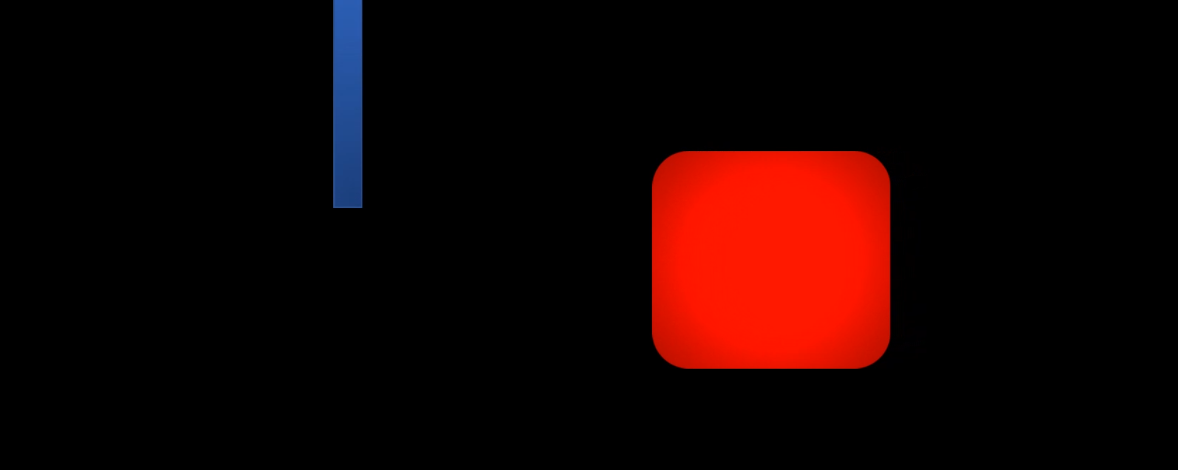
#> input picture Testes/base.png, 1178 x 470 px
$ jupyter execute --allow-errors TestesParte1PS.ipynb   (shell and % lines are left out)
#> lines starting #> are read from the running program, lines starting #| are printed output that depends on the picture; after the words box and inside, x2 and y2 are one past the last pixel; in counts of white or black regions, pixels touching at a corner belong together
[cell 1]
import cv2
from matplotlib import pyplot as plt
import numpy as np

[cell 2]
image_base = cv2.imread('base.png')
#> image_base is the input picture: shape (470, 1178, 3); mean B, G, R 1.7, 2.9, 22.7
image_base = cv2.cvtColor(image_base, cv2.COLOR_BGR2RGB)

plt.figure(figsize = (10,10))
plt.imshow(image_base); plt.show();

# Teste corte contorno

[cell 3]
img_hsv = cv2.cvtColor(image_base, cv2.COLOR_BGR2HSV)

image_lower = np.array([0, 150, 50])
image_upper = np.array([255, 255, 255])
mask_hsv = cv2.inRange(img_hsv, image_lower, image_upper)
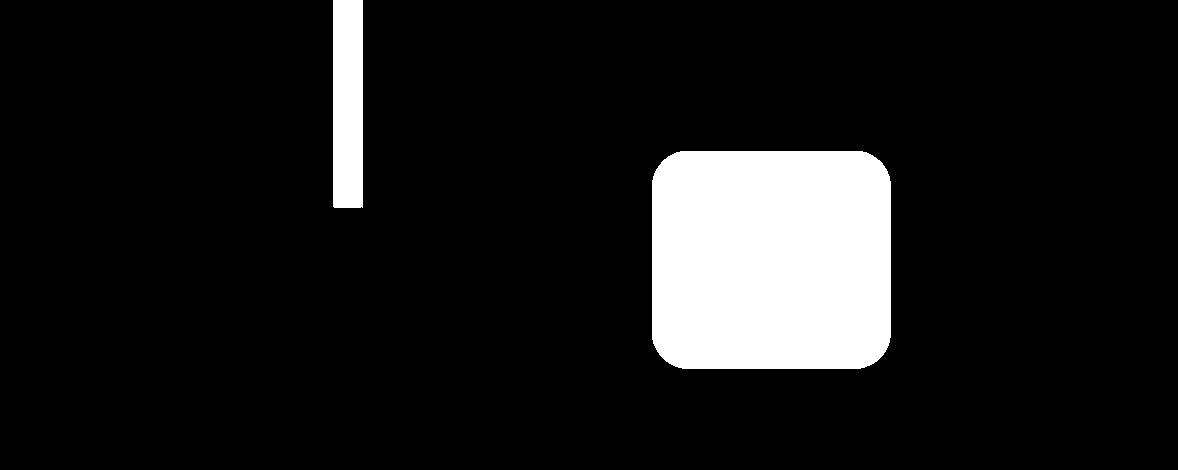
#> mask_hsv: shape (470, 1178); 10.3% white; 2 white regions

contornos, _ = cv2.findContours(mask_hsv, cv2.RETR_TREE, cv2.CHAIN_APPROX_SIMPLE)
#> contornos = 2 contours; box (x1, y1, x2, y2) and area: (652, 151, 891, 369) 50590, (333, 0, 363, 208) 6002

mask_rgb = cv2.cvtColor(mask_hsv, cv2.COLOR_GRAY2RGB)
contornos_img = mask_rgb.copy() # Cópia da máscara para ser desenhada "por cima"
cv2.drawContours(contornos_img, contornos, -1, [255, 0, 0], 5);
plt.figure(figsize = (10,10))
plt.imshow(contornos_img);

# Teste dilatação + erosão

[cell 4]
#carregamos a imagem, convertemos para níveis de cinza e a borramos levemente
quadradoSeparado = cv2.cvtColor(mask_hsv, cv2.COLOR_BGR2RGB)
gray = cv2.cvtColor(quadradoSeparado, cv2.COLOR_BGR2GRAY)

#calculamos as arestas e realizamos uma dilatação + erosão para fechar
#eventuais gaps entre as arestas dos objetos
edged = cv2.Canny(gray, 50, 150)
dilate = cv2.dilate(edged, None, iterations=2)
erode = cv2.erode(dilate, None, iterations=1)

plt.figure(figsize = (20,15))
plt.subplot(2, 2, 1), plt.imshow(gray, 'gray'), plt.title('gray')
plt.subplot(2, 2, 2), plt.imshow(edged, 'gray'), plt.title('edged')
plt.subplot(2, 2, 3), plt.imshow(dilate, 'gray'), plt.title('dilate')
plt.subplot(2, 2, 4), plt.imshow(erode, 'gray'), plt.title('erode')
plt.show();

# Pega contorno na imagem

[cell 5]
cnts, _ = cv2.findContours(erode.copy(),cv2.RETR_EXTERNAL,cv2.CHAIN_APPROX_SIMPLE)
#> cnts = 2 contours; box (x1, y1, x2, y2) and area: (650, 149, 892, 370) 51936, (331, 0, 364, 209) 888

(cnts, boundingBoxes) = zip(*sorted(zip(cnts, [cv2.boundingRect(c) for c in cnts]), key=lambda b: b[1][0], reverse=False))
#> boundingBoxes = ((331, 0, 33, 209), (650, 149, 242, 221))

# Teste na imagem

[cell 6]
orig = image_base.copy()

#Percorre todos os contornos
for c in cnts:


  # se o contorno não é suficientemente grande, ignorá-lo
    if cv2.contourArea(c) > 1:
        area = cv2.contourArea(c)
        print(area)
        box = cv2.minAreaRect(c)
        box = cv2.boxPoints(box)
        box = np.array(box, dtype="int")

        cv2.drawContours(orig, [box.astype("int")], -1, (0, 255, 0), 2)
#> this loop made 2 passes
#> (area, box) on passes 1 to 2: (888.5, [[363, 208], [331, 208], [331, 0], [363, 0]]), (51936, [[890, 368], [649, 368], [649, 149], [890, 149]])
#> (printed output is left out)


plt.figure(figsize = (10,10))
plt.imshow(orig); plt.show();

# teste todas as celulas juntas

[cell 7]
import cv2
from matplotlib import pyplot as plt
import numpy as np

# antes da barreira
image_base = cv2.imread('base.png')
img_hsv = cv2.cvtColor(image_base.copy(), cv2.COLOR_BGR2HSV)
image_base = cv2.cvtColor(image_base, cv2.COLOR_BGR2RGB)

[cell 8]
import cv2
from matplotlib import pyplot as plt
import numpy as np

# depois da barreira
image_base = cv2.imread('basep.png')
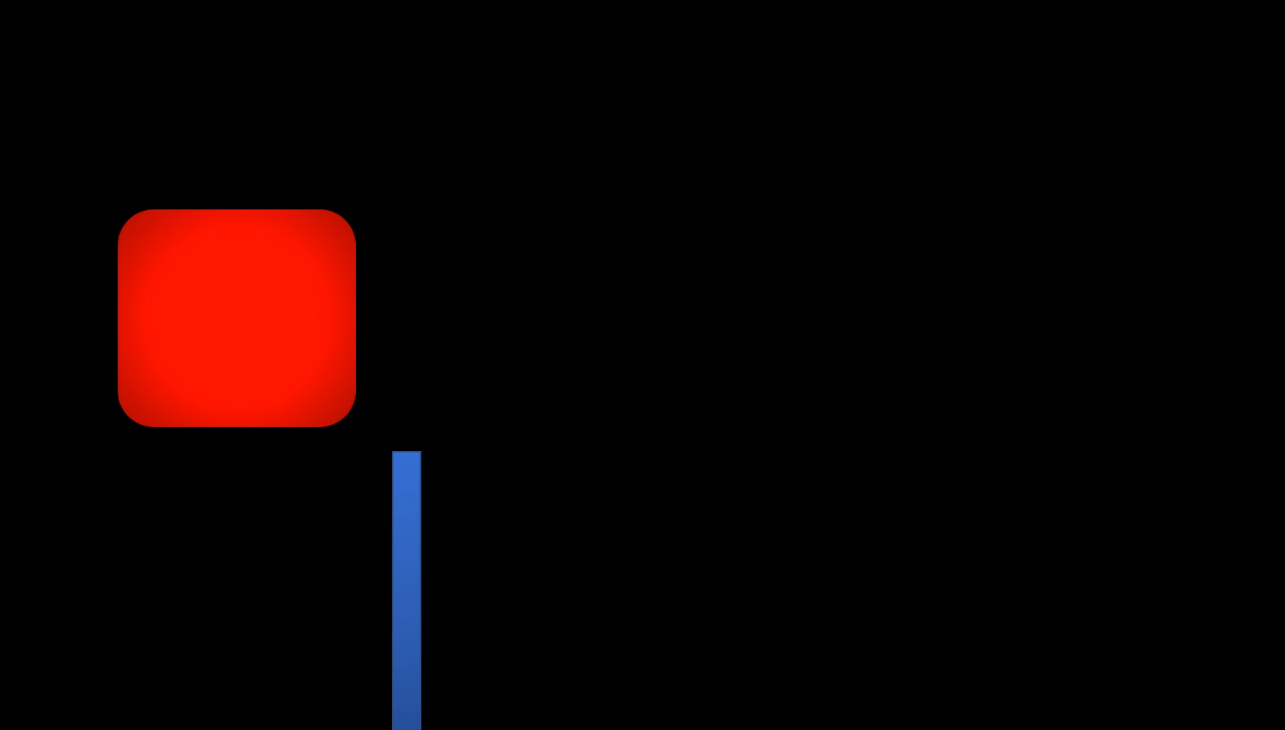
#> input picture Testes/baseP.png, 1285 x 730 px, found by its file name
#> image_base is the input picture: shape (730, 1285, 3); mean B, G, R 2.5, 2, 14.5
img_hsv = cv2.cvtColor(image_base.copy(), cv2.COLOR_BGR2HSV)
image_base = cv2.cvtColor(image_base, cv2.COLOR_BGR2RGB)

[cell 9]
import cv2
from matplotlib import pyplot as plt
import numpy as np

# tentar calcular colisão
image_base = cv2.imread('basec.png')
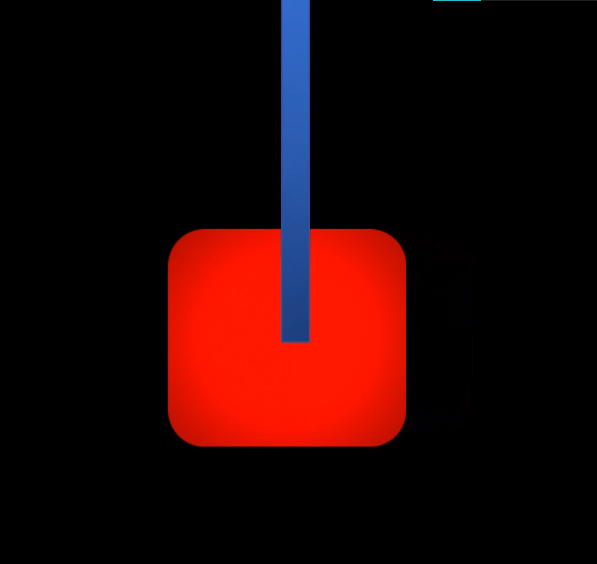
#> input picture Testes/baseC.png, 597 x 564 px, found by its file name
#> image_base is the input picture: shape (564, 597, 3); mean B, G, R 5.8, 5.7, 36.3
img_hsv = cv2.cvtColor(image_base.copy(), cv2.COLOR_BGR2HSV)
image_base = cv2.cvtColor(image_base, cv2.COLOR_BGR2RGB)

[cell 10]
import cv2
from matplotlib import pyplot as plt
import numpy as np

# tentar calcular colisão
image_base = cv2.imread('basec1.png')
#> (the rest of this cell did not finish here and is left out)

[cell 11]
# isolando forma geométrica vermelha
image_lower_vermelha = np.array([0, 215, 70])
image_upper_vermelha = np.array([255, 255, 255])
mask_hsv_vermelha = cv2.inRange(img_hsv, image_lower_vermelha, image_upper_vermelha)

edged_vermelha = cv2.Canny(mask_hsv_vermelha, 50, 150)
dilate_vermelha = cv2.dilate(edged_vermelha, None, iterations=2)
erode_vermelha = cv2.erode(dilate_vermelha, None, iterations=1)

# contorno camada vermelha
cnts_vermelha, _ = cv2.findContours(erode_vermelha.copy(),cv2.RETR_EXTERNAL,cv2.CHAIN_APPROX_SIMPLE)
#> cnts_vermelha = 1 contour; box (x1, y1, x2, y2) and area: (166, 227, 407, 448) 48526
(cnts_vermelha, boundingBoxes) = zip(*sorted(zip(cnts_vermelha, [cv2.boundingRect(c) for c in cnts_vermelha]), key=lambda b: b[1][0], reverse=False))
#> boundingBoxes = ((166, 227, 241, 221),)


# isolando forma geométrica azul
image_lower_azul = np.array([100, 150, 100])
image_upper_azul = np.array([150, 200, 250])
mask_hsv_azul = cv2.inRange(img_hsv, image_lower_azul, image_upper_azul)

edged_azul = cv2.Canny(mask_hsv_azul, 50, 150)
dilate_azul = cv2.dilate(edged_azul, None, iterations=2)
erode_azul = cv2.erode(dilate_azul, None, iterations=1)

# contorno camada azul
cnts_azul, _ = cv2.findContours(erode_azul.copy(),cv2.RETR_EXTERNAL,cv2.CHAIN_APPROX_SIMPLE)
#> cnts_azul = 1 contour; box (x1, y1, x2, y2) and area: (279, 0, 311, 344) 1610
(cnts_azul, boundingBoxes) = zip(*sorted(zip(cnts_azul, [cv2.boundingRect(c) for c in cnts_azul]), key=lambda b: b[1][0], reverse=False))
#> boundingBoxes = ((279, 0, 32, 344),)

c_v = cnts_vermelha[0]
#> c_v = contour of 121 points, box (x1, y1, x2, y2) (166, 227, 407, 448), area 48526
c_a = cnts_azul[0]
#> c_a = contour of 73 points, box (x1, y1, x2, y2) (279, 0, 311, 344), area 1610

#> (the rest of this cell did not finish here and is left out)

#
#

# mascara corte azul

[cell 12]
image_lower_azul = np.array([100, 150, 100])
image_upper_azul = np.array([150, 200, 250])

mask_hsv = cv2.inRange(img_hsv, image_lower_azul, image_upper_azul)

# mascara corte vermelha

[cell 13]
image_lower_vermelha = np.array([0, 215, 70])
image_upper_vermelha = np.array([255, 255, 255])
mask_hsv = cv2.inRange(img_hsv, image_lower_vermelha, image_upper_vermelha)

# mascara unica de corte

[cell 14]
image_lower = np.array([0, 150, 50])
image_upper = np.array([255, 255, 255])
mask_hsv = cv2.inRange(img_hsv, image_lower, image_upper)

#
#

# Teste uma mascara no video

[cell 15]
import cv2
import numpy as np


cap = cv2.VideoCapture("q1A.mp4")


while True:
    ret, frame = cap.read()
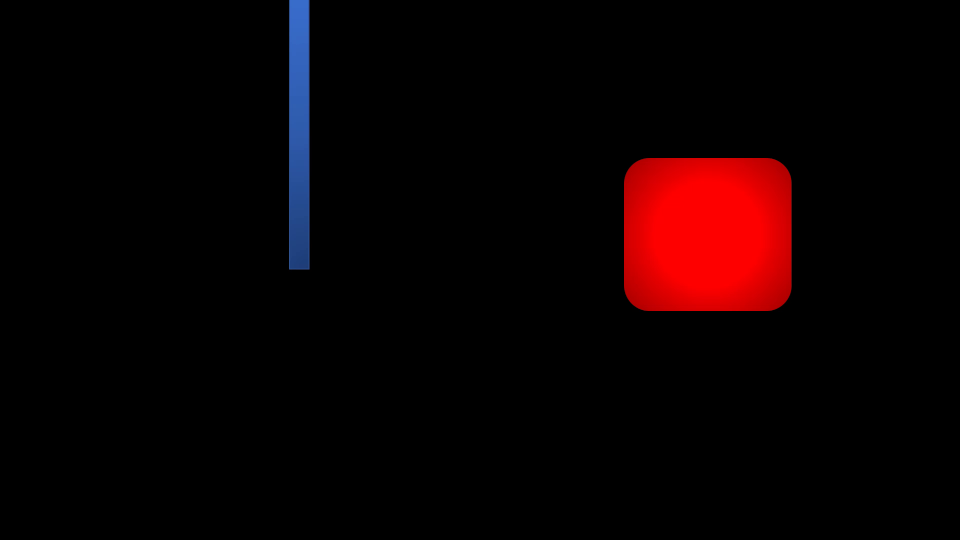
#> input picture frame 60 of Testes/q1A.mp4, 1920 x 1080 px (shown at 1/2 size)
#> frame is the input picture: shape (1080, 1920, 3); mean B, G, R 1.8, 0.9, 11.7

    if not ret:
        break

    img_hsv = cv2.cvtColor(frame, cv2.COLOR_BGR2HSV)


    image_lower = np.array([0, 150, 50])
    image_upper = np.array([255, 255, 255])

    mask_hsv = cv2.inRange(img_hsv, image_lower, image_upper)

    edged = cv2.Canny(mask_hsv, 50, 150)
    dilate = cv2.dilate(edged, None, iterations=2)
    erode = cv2.erode(dilate, None, iterations=1)


    # Exibe resultado
    cv2.imshow("Feed", erode)

    # Wait for key 'ESC' to quit
    key = cv2.waitKey(1) & 0xFF
#> (key Esc is pressed here)
    if key == 27:
        break

# That's how you exit
cap.release()
cv2.destroyAllWindows()

#

# Teste mascara vermelha

[cell 16]
import cv2
import numpy as np


cap = cv2.VideoCapture("q1A.mp4")


while True:
    ret, frame = cap.read()

    if not ret:
        break

    img_hsv = cv2.cvtColor(frame, cv2.COLOR_BGR2HSV)


    image_lower_vermelha = np.array([0, 215, 70])
    image_upper_vermelha = np.array([255, 255, 255])
    mask_hsv_vermelha = cv2.inRange(img_hsv, image_lower_vermelha, image_upper_vermelha)

    edged_vermelha = cv2.Canny(mask_hsv_vermelha, 50, 150)
    dilate_vermelha = cv2.dilate(edged_vermelha, None, iterations=2)
    erode_vermelha = cv2.erode(dilate_vermelha, None, iterations=1)


    # Exibe resultado
    cv2.imshow("Feed", erode_vermelha)

    # Wait for key 'ESC' to quit
    key = cv2.waitKey(1) & 0xFF
#> (key Esc is pressed here)
    if key == 27:
        break

# That's how you exit
cap.release()
cv2.destroyAllWindows()

#

# Teste mascara azul

[cell 17]
import cv2
import numpy as np


cap = cv2.VideoCapture("q1A.mp4")


while True:
    ret, frame = cap.read()

    if not ret:
        break

    img_hsv = cv2.cvtColor(frame, cv2.COLOR_BGR2HSV)


    image_lower_azul = np.array([100, 150, 100])
    image_upper_azul = np.array([150, 200, 250])

    mask_hsv_azul = cv2.inRange(img_hsv, image_lower_azul, image_upper_azul)


    edged_azul = cv2.Canny(mask_hsv_azul, 50, 150)
    dilate_azul = cv2.dilate(edged_azul, None, iterations=2)
    erode_azul = cv2.erode(dilate_azul, None, iterations=1)


    # Exibe resultado
    cv2.imshow("Feed", erode_azul)

    # Wait for key 'ESC' to quit
    key = cv2.waitKey(1) & 0xFF
#> (key Esc is pressed here)
    if key == 27:
        break

# That's how you exit
cap.release()
cv2.destroyAllWindows()

#
#

# teste mascara vermelha + contornos

[cell 18]
import cv2
import numpy as np


cap = cv2.VideoCapture("q1A.mp4")


while True:
    ret, frame = cap.read()

    if not ret:
        break

    img_hsv = cv2.cvtColor(frame, cv2.COLOR_BGR2HSV)


    image_lower_vermelha = np.array([0, 215, 70])
    image_upper_vermelha = np.array([255, 255, 255])
    mask_hsv_vermelha = cv2.inRange(img_hsv, image_lower_vermelha, image_upper_vermelha)

    edged_vermelha = cv2.Canny(mask_hsv_vermelha, 50, 150)
    dilate_vermelha = cv2.dilate(edged_vermelha, None, iterations=2)
    erode_vermelha = cv2.erode(dilate_vermelha, None, iterations=1)


    cnts, _ = cv2.findContours(erode_vermelha.copy(),cv2.RETR_EXTERNAL,cv2.CHAIN_APPROX_SIMPLE)
#> cnts = 1 contour; box (x1, y1, x2, y2) and area: (1246, 314, 1586, 623) 101698
    (cnts, boundingBoxes) = zip(*sorted(zip(cnts, [cv2.boundingRect(c) for c in cnts]), key=lambda b: b[1][0], reverse=False))
#> boundingBoxes = ((1246, 314, 340, 309),)

    orig = frame.copy()

    for c in cnts:
      # se o contorno não é suficientemente grande, ignorá-lo
      if cv2.contourArea(c) < 100:
        continue
#> this loop made 1 pass

      # calcula a bounding box rotacionada do contorno
    box = cv2.minAreaRect(c)
#> box = ((1415.5, 468), (308, 339), -90)
    box = cv2.boxPoints(box)
#> box = [[1585, 622], [1246, 622], [1246, 314], [1585, 314]]
    box = np.array(box, dtype="int")


    cv2.drawContours(orig, [box.astype("int")], -1, (0, 255, 0), 2)
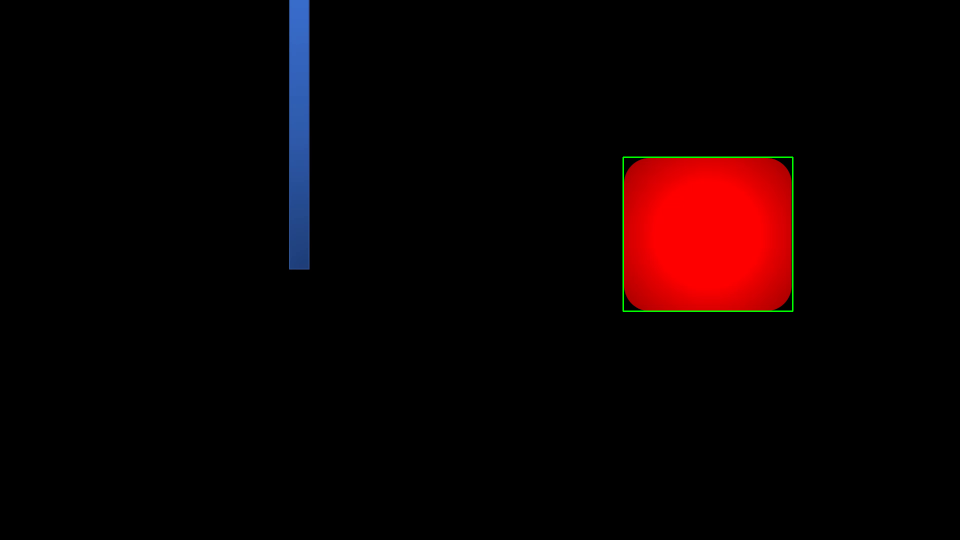
#> orig: shape (1080, 1920, 3) (shown at 1/2 size); 0.19% of pixels changed, all inside (x1, y1, x2, y2) = (1245, 313, 1587, 624)


    # Exibe resultado
    cv2.imshow("Feed", orig)

    # Wait for key 'ESC' to quit
    key = cv2.waitKey(1) & 0xFF
#> (key Esc is pressed here)
    if key == 27:
        break

# That's how you exit
cap.release()
cv2.destroyAllWindows()

#
#

# Teste duas mascaras + contorno maior + detectando colisao

[cell 19]
import cv2
import numpy as np
cap = cv2.VideoCapture("q1A.mp4")


while True:
    ret, frame = cap.read()

    if not ret:
        break

    img_hsv = cv2.cvtColor(frame, cv2.COLOR_BGR2HSV)


    # isolando forma geométrica vermelha
    image_lower_vermelha = np.array([0, 215, 70])
    image_upper_vermelha = np.array([255, 255, 255])
    mask_hsv_vermelha = cv2.inRange(img_hsv, image_lower_vermelha, image_upper_vermelha)

    edged_vermelha = cv2.Canny(mask_hsv_vermelha, 50, 150)
    dilate_vermelha = cv2.dilate(edged_vermelha, None, iterations=2)
    erode_vermelha = cv2.erode(dilate_vermelha, None, iterations=1)

    # contorno camada vermelha
    cnts_vermelha, _ = cv2.findContours(erode_vermelha.copy(),cv2.RETR_EXTERNAL,cv2.CHAIN_APPROX_SIMPLE)
#> cnts_vermelha has the same summary as cnts
    (cnts_vermelha, boundingBoxes) = zip(*sorted(zip(cnts_vermelha, [cv2.boundingRect(c) for c in cnts_vermelha]), key=lambda b: b[1][0], reverse=False))


    # isolando forma geométrica azul
    image_lower_azul = np.array([100, 150, 100])
    image_upper_azul = np.array([150, 200, 250])
    mask_hsv_azul = cv2.inRange(img_hsv, image_lower_azul, image_upper_azul)

    edged_azul = cv2.Canny(mask_hsv_azul, 50, 150)
    dilate_azul = cv2.dilate(edged_azul, None, iterations=2)
    erode_azul = cv2.erode(dilate_azul, None, iterations=1)

    # contorno camada azul
    cnts_azul, _ = cv2.findContours(erode_azul.copy(),cv2.RETR_EXTERNAL,cv2.CHAIN_APPROX_SIMPLE)
#> cnts_azul = 1 contour; box (x1, y1, x2, y2) and area: (576, 0, 619, 539) 2228
    (cnts_azul, boundingBoxes) = zip(*sorted(zip(cnts_azul, [cv2.boundingRect(c) for c in cnts_azul]), key=lambda b: b[1][0], reverse=False))
#> boundingBoxes = ((576, 0, 43, 539),)


    orig = frame.copy()

    c_v = cnts_vermelha[0]
#> c_v = contour of 107 points, box (x1, y1, x2, y2) (1246, 314, 1586, 623), area 101698
    c_a = cnts_azul[0]
#> c_a = contour of 11 points, box (x1, y1, x2, y2) (576, 0, 619, 539), area 2228

    box_vermelha = cv2.minAreaRect(c_v)
#> box_vermelha = ((1415.5, 468), (308, 339), -90)
    box_vermelha = cv2.boxPoints(box_vermelha)
#> box_vermelha has the same summary as box

    box_azul = cv2.minAreaRect(c_a)
#> box_azul = ((597, 269), (538, 42), -90)
    box_azul = cv2.boxPoints(box_azul)
#> box_azul = [[618, 538], [576, 538], [576, 0], [618, 0]]


    # verificando qual contono tem a maior área
    if cv2.contourArea(c_v) > cv2.contourArea(c_a):

        box_vermelha = np.array(box_vermelha, dtype="int")
        cv2.drawContours(orig, [box_vermelha.astype("int")], -1, (0, 255, 0), 2)

    elif cv2.contourArea(c_a) > cv2.contourArea(c_v):

        box_azul = np.array(box_azul, dtype="int")
        cv2.drawContours(orig, [box_azul.astype("int")], -1, (0, 255, 0), 2)


    if ((box_azul[2][1] > box_vermelha[0][1]) or (box_azul[0][1] >= box_vermelha[2][1]) or (((box_azul[0][1]/2) >= box_vermelha[2][1]))) and (box_azul[2][0] > box_vermelha[0][0]):
        origem_area = (650,100)
        font_area = cv2.FONT_HERSHEY_SIMPLEX


        if box_vermelha[1][0] and box_vermelha[2][0] < box_azul[0][0] and box_azul[3][0]:

            origem_area = (650,100)
            font_area = cv2.FONT_HERSHEY_SIMPLEX

            cv2.putText(orig, str("PASSOU DA BARREIRA"), origem_area, font_area,2,(20, 184, 184),2,cv2.LINE_AA)
        else:

            cv2.putText(orig, str("COLISAO DETECTADA"), origem_area, font_area,2,(20, 184, 184),2,cv2.LINE_AA)

    if box_vermelha[1][0] and box_vermelha[2][0] < box_azul[0][0] and box_azul[3][0]:

            origem_area = (650,100)
            font_area = cv2.FONT_HERSHEY_SIMPLEX

            cv2.putText(orig, str("PASSOU DA BARREIRA"), origem_area, font_area,2,(20, 184, 184),2,cv2.LINE_AA)


    # Exibe resultado
    cv2.imshow("Feed", orig)

    # Wait for key 'ESC' to quit
    key = cv2.waitKey(1) & 0xFF
#> (key Esc is pressed here)
    if key == 27:
        break

# That's how you exit
cap.release()
cv2.destroyAllWindows()
